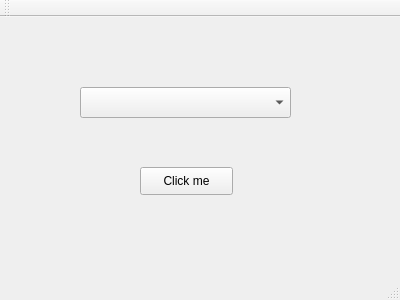
<?xml version="1.0" encoding="UTF-8"?>
<ui version="4.0">
 <class>MainWindow</class>
 <widget class="QMainWindow" name="MainWindow">
  <property name="geometry">
   <rect>
    <x>0</x>
    <y>0</y>
    <width>400</width>
    <height>300</height>
   </rect>
  </property>
  <property name="windowTitle">
   <string>MainWindow</string>
  </property>
  <widget class="QWidget" name="centralWidget">
   <widget class="QComboBox" name="comboBox">
    <property name="geometry">
     <rect>
      <x>80</x>
      <y>70</y>
      <width>211</width>
      <height>31</height>
     </rect>
    </property>
   </widget>
   <widget class="QPushButton" name="pushButton">
    <property name="geometry">
     <rect>
      <x>140</x>
      <y>150</y>
      <width>93</width>
      <height>28</height>
     </rect>
    </property>
    <property name="text">
     <string>Click me</string>
    </property>
   </widget>
  </widget>
  <widget class="QMenuBar" name="menuBar">
   <property name="geometry">
    <rect>
     <x>0</x>
     <y>0</y>
     <width>400</width>
     <height>26</height>
    </rect>
   </property>
  </widget>
  <widget class="QToolBar" name="mainToolBar">
   <attribute name="toolBarArea">
    <enum>TopToolBarArea</enum>
   </attribute>
   <attribute name="toolBarBreak">
    <bool>false</bool>
   </attribute>
  </widget>
  <widget class="QStatusBar" name="statusBar"/>
 </widget>
 <layoutdefault spacing="6" margin="11"/>
 <resources/>
 <connections/>
</ui>
